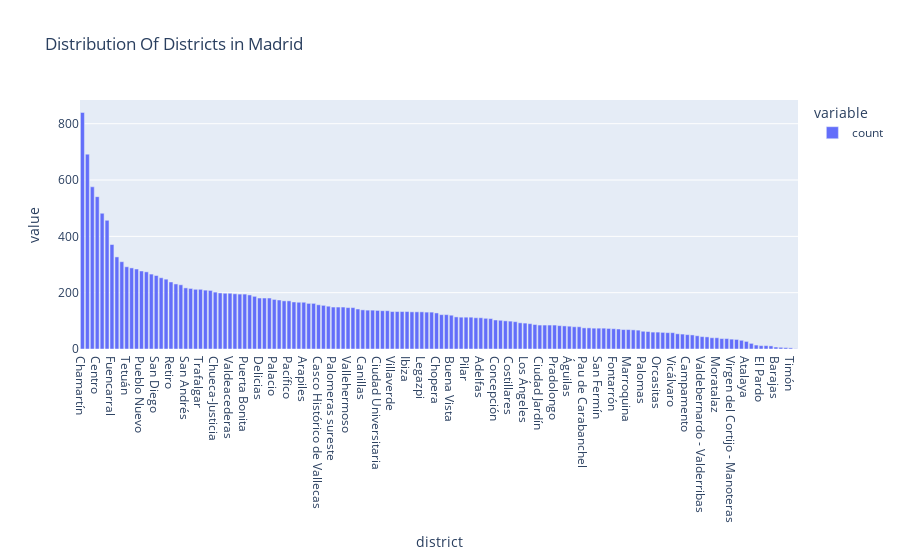

This figure's notebook cell:
### Code cell
px.bar(df.district.value_counts(), title= 'Distribution Of Districts in Madrid' )

### Figure 1 — Plotly figure (JSON) as saved in the notebook; plotly's stock layout.template omitted (floating-point values rounded to 4 significant figures; data arrays with more than 128 entries replaced by an {"elided": "..."} marker saying what was removed)
{"data": [{"hovertemplate": "variable=count<br>district=%{x}<br>value=%{y}<extra></extra>", "legendgroup": "count", "marker": {"color": "#636efa", "pattern": {"shape": ""}}, "name": "count", "orientation": "v", "showlegend": true, "textposition": "auto", "type": "bar", "x": {"elided": "146 str values"}, "xaxis": "x", "y": {"elided": "146 int values"}, "yaxis": "y"}], "layout": {"barmode": "relative", "legend": {"title": {"text": "variable"}, "tracegroupgap": 0}, "title": {"text": "Distribution Of Districts in Madrid"}, "xaxis": {"anchor": "y", "domain": [0, 1], "title": {"text": "district"}}, "yaxis": {"anchor": "x", "domain": [0, 1], "title": {"text": "value"}}}}
